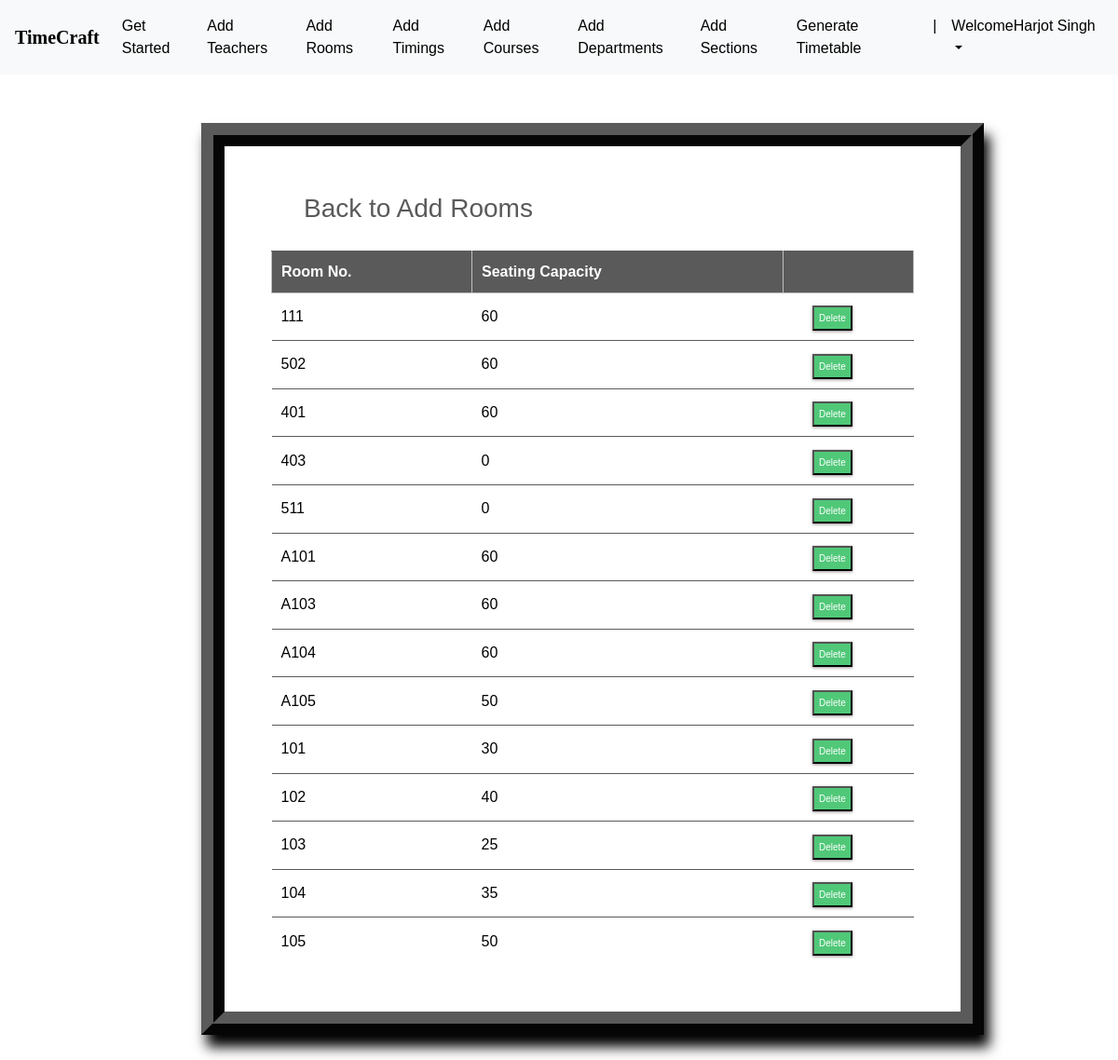
/rooms_list/ (signed in), run on the app's committed database.
### ttgen/models.py (models this page shows, shortened)
class Room(models.Model):
    r_number = models.CharField(max_length=6)
    seating_capacity = models.IntegerField(default=0)

### ttgen/views.py (the view)
# urls.py: path('rooms_list/', views.room_list, name='editrooms'),
@login_required
def room_list(request):
    context = {
        'rooms': Room.objects.all()
    }
    return render(request, 'roomslist.html', context)

### templates/roomslist.html (shortened to what this page needs)
<!DOCTYPE html>
<html lang="en">
<head>
	<link rel="stylesheet" href="https://maxcdn.bootstrapcdn.com/bootstrap/4.0.0/css/bootstrap.min.css">
    <link rel="stylesheet" type="text/css" href="static/css/index.css">
</head>
<body>
        <header>
			<nav class="navbar navbar-expand-md navbar-dark fixed-top bg-light">
                <a class="navbar-brand" href="#" style="color:black;"><b>TimeCraft</b></a>
                <div class="collapse navbar-collapse" id="navbarCollapse">
                    <ul class="navbar-nav ml-auto">
                    <li class="nav-item">
                        <a class="nav-link" href="{% url 'admindash' %}" style="color:black;">Get Started</a>
                    </li>
                    <li class="nav-item">
                        <a class="nav-link" href="{% url 'addInstructors' %}" style="color:black;">Add Teachers</a>
                    </li>
                    <li class="nav-item active">
                        <a class="nav-link" href="{% url 'addRooms' %}" style="color:black;">Add Rooms</a>
                    </li>
                    <li class="nav-item">
		                <a class="nav-link" href="{% url 'addTimings' %}" style="color:black;">Add Timings</a>
		            </li>
                    <li class="nav-item">
                        <a class="nav-link" href="{% url 'addCourses' %}" style="color:black;">Add Courses</a>
                    </li>
                    <li class="nav-item">
			            <a class="nav-link" href="{% url 'addDepts' %}" style="color:black;">Add Departments</a>
		            </li>
                    <li class="nav-item">
			            <a class="nav-link" href="{% url 'addSections' %}" style="color:black;">Add Sections</a>
		            </li>
                    <li class="nav-item">
			            <a class="nav-link" href="{% url 'generate' %}" style="color:black;">Generate Timetable</a>
		            </li>
                    <li class="nav-item active">
			            <a class="nav-link" style="color:black;">|</a>
		            </li>
                    <li class="nav-item dropdown">
		                <a class="nav-link dropdown-toggle" href="#" id="dropdown03" data-toggle="dropdown" aria-haspopup="true" aria-expanded="false" style="color:black;">Welcome{{ user.first_name }}</a>
		            </li>
                    </ul>
                </div>
            </nav>
        </header>
        {% block content %}
        {% load static %}
        <br>
        <br>
<fieldset class="fieldset">
    <a href="{% url 'addRooms'%}"><h1 class="tablink" onclick="openPage('new')" id="defaultOpen">Back to Add Rooms</h1></a>
    <div class="tabcontent" id="edit">
        <table class="table1">
            <thead>
            <tr class="table-headers">
            <th>Room No.</th>
            <th>Seating Capacity</th>
            <th  class="empty"></th>
            </tr>
            </thead>
            <tbody>
            {% for rm in rooms %}
            <tr>
             <td>{{rm.r_number}}</td>
             <td>{{rm.seating_capacity}}</td>
             <td class="empty">
                <form action="{% url 'deleteroom' rm.id %}" method="post">
                        <input type="submit" value="Delete" class="cross"  style="color:#ffffff; background-color:#50C878;" >
                </form>
             </td>
             </tr>
            {% endfor %}
            </tbody>
        </table>
    </div>
</fieldset>
{% endblock %}

### static/css/index.css (style rules this page uses)
body { padding-top: 3rem; padding-bottom: 3rem; color: #000000; font-family: 'Poppins', sans-serif; overflow-x: hidden; }
nav { font-family: sans-serif; }

### templates/roomslist.html (style rules this page uses)
nav { font-family: sans-serif; }
.navbar-brand { font-size: 20px; font-family: Georgia, 'Times New Roman', Times, serif; }
* { margin: 0; padding: 0; box-sizing: border-box; }
html { scroll-behavior: smooth; }
a { text-decoration:none; }
form { margin-top: 3%; margin-left: 18%; margin-right: 12%; }
fieldset h1 { color: #5a5a5a; padding-bottom: 20px; margin-left: 35px; display: inline-block; cursor: pointer; font-size: 28px; }
fieldset input { padding:8px; color: #938c8c }
.table2 td, th { border: 1px solid rgb(190,190,190); padding: 10px 20px; }
.table1 { width: 100%; border-collapse: collapse; text-align: left; overflow: hidden; }
.table1 td, th { border-top: 1px solid #5a5a5a; padding: 10px; }
.table1 th { background-color: #5a5a5a; color: #fff; }
.cross { font-size:10px; box-shadow: 0px 1px 3px 0px #9e9292; padding: 4px 5px; color: #fff; background-color: #5a5a5a; cursor: pointer; }
.fieldset { margin-top: 3%; margin-left: 18%; margin-right: 12%; padding: 50px; border-width: 25px; border-style: ridge; border-color: #5a5a5a; box-shadow: 6px 13px 13px 0px black; background-color: #fff; }
.nav-item a { color: black; text-decoration: none; transition: font-size 0.3s; }

### data on the page
Room: r_number "111", seating_capacity "60"
Room: r_number "502", seating_capacity "60"
Room: r_number "401", seating_capacity "60"
Room: r_number "403", seating_capacity "0"
Room: r_number "511", seating_capacity "0"
Room: r_number "A101", seating_capacity "60"
Room: r_number "A103", seating_capacity "60"
Room: r_number "A104", seating_capacity "60"
Room: r_number "A105", seating_capacity "50"
Room: r_number "101", seating_capacity "30"
Room: r_number "102", seating_capacity "40"
Room: r_number "103", seating_capacity "25"
Room: r_number "104", seating_capacity "35"
Room: r_number "105", seating_capacity "50"

### other printed values
{{ user.first_name }} "Harjot Singh"
